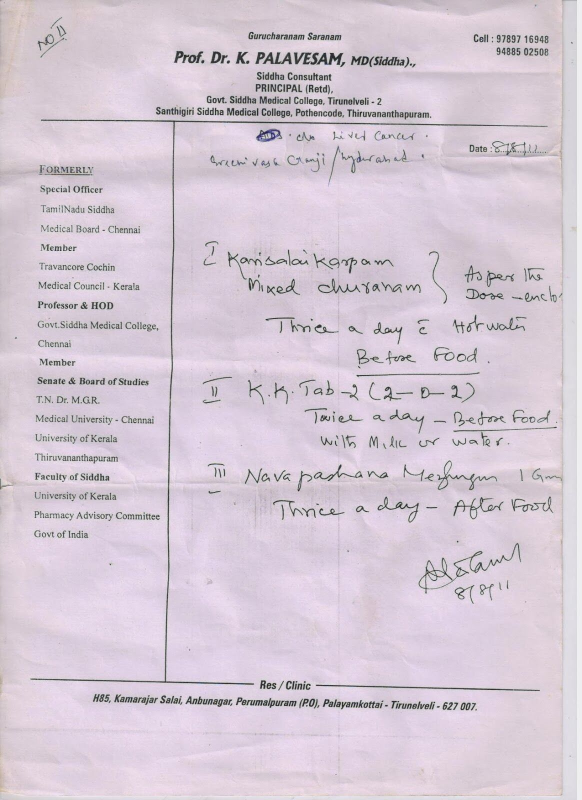
#> input picture src/utils/2.jpeg, 1164 x 1600 px (shown at 1/2 size); its folder holds only this picture in this run
$ python -i binary.py   (imports and definitions only)
#> lines starting #> are read from the running program, lines starting #| are printed output that depends on the picture
#!/usr/bin/python
# -*- coding: utf-8 -*-
import cv2 as cv
import numpy as np


def resize(img):

  # resizing image for standardization

    (x, y) = img.shape[:2]
    x = float(1200 / float(x))
    y = float(1200 / float(y))
    res = cv.resize(img, None, fx=float(x), fy=float(y),
                    interpolation=cv.INTER_LINEAR)
    return res


# ******************** Image smoothing ************************

def convolutional_blur(img):

  # simple 2D convolutional image filter / averaging

    kernel = np.ones((3, 3), np.float32) / 25  # creates a 3X3 kernel of ones
    dst = cv.filter2D(img, -1, kernel)
    return dst


def gaussian_blur(img):

  # gaussian blurring

    gaussian = cv.GaussianBlur(img, (3, 3), 0)
    return gaussian


def median_blur(img):

  # median blurring- highly effective against salt and pepper noise

    median = cv.medianBlur(img, 5)
    return median


def bilateralFilter(img):

  # Bilateral Filtering- highly effective in noise removal while keeping edges sharp

    bilateral = cv.bilateralFilter(img, 9, 75, 75)
    return bilateral


def smooth_image(img):

  # blur the image to reduce noise

    dst = median_blur(img)
    dst = gaussian_blur(dst)
    dst = bilateralFilter(dst)
    return dst


# ************************** Binarization *****************

def adaptive_thresholding(img):

  # adaptive mean binary threshold

    th4 = cv.adaptiveThreshold(
        img,
        255,
        cv.ADAPTIVE_THRESH_MEAN_C,
        cv.THRESH_BINARY,
        11,
        2,
        )
    th5 = cv.adaptiveThreshold(
        img,
        255,
        cv.ADAPTIVE_THRESH_GAUSSIAN_C,
        cv.THRESH_BINARY,
        11,
        2,
        )
    return th5


def otsu_binarisation(img):

  # global thresholding

    (ret1, th1) = cv.threshold(img, 127, 255, cv.THRESH_BINARY)

  # Otsu's thresholding

    (ret2, th2) = cv.threshold(img, 0, 255, cv.THRESH_BINARY
                               + cv.THRESH_OTSU)

  # Otsu's thresholding after Gaussian filtering

    blur = cv.GaussianBlur(img, (3, 3), 0)
    (ret3, th3) = cv.threshold(blur, 0, 255, cv.THRESH_BINARY
                               + cv.THRESH_OTSU)
    return th3


def hist_equalise(img):
    eq = cv.equalizeHist(img)
    return eq


def binary(img):

# For handwritten notes the sequence of preprocessing should be as follows:-
# resizing
# Clustering if loading in color else load in grayscale
# Image filtering to reduce noise in grayscale image, the choise of filters depends on the type of noise
# Histogram Equalisation
# Thresholding
# Binarization
# Smoothing ----- this is only necessary for handwritten mode, and not for the screep capture mode
  # img=resize(img)

    th = img
    th = smooth_image(img)
    th = adaptive_thresholding(th)
    th = otsu_binarisation(th)
    th = smooth_image(th)
    return th


>>> import cv2
>>> picture = cv2.imread('2.jpeg')
#> picture is the input picture: shape (1600, 1164, 3); mean B, G, R 213.5, 201.1, 213.3
>>> result = binary(picture)
#> in median_blur, `median = cv.medianBlur(img, 5)`:
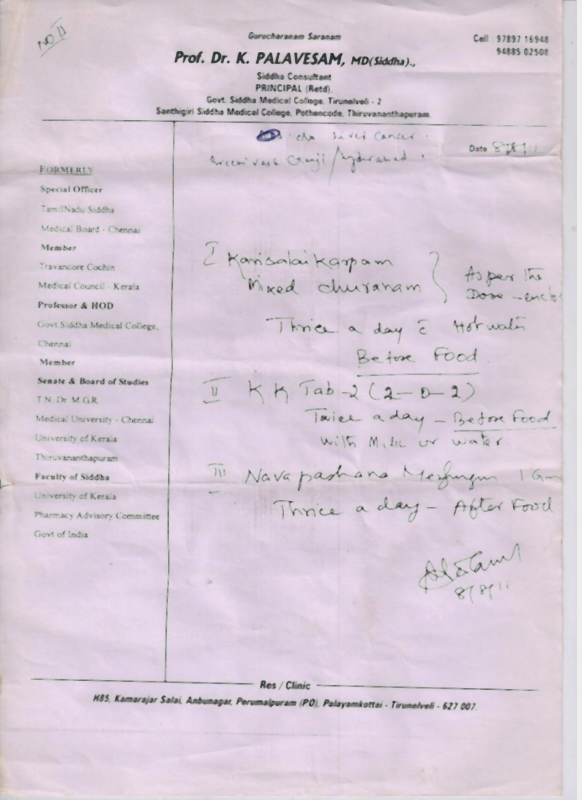
#> median: shape (1600, 1164, 3) (shown at 1/2 size); mean B, G, R 215.1, 202.6, 214.9
#> (the run stopped early here; a loop or call above may not have finished)
